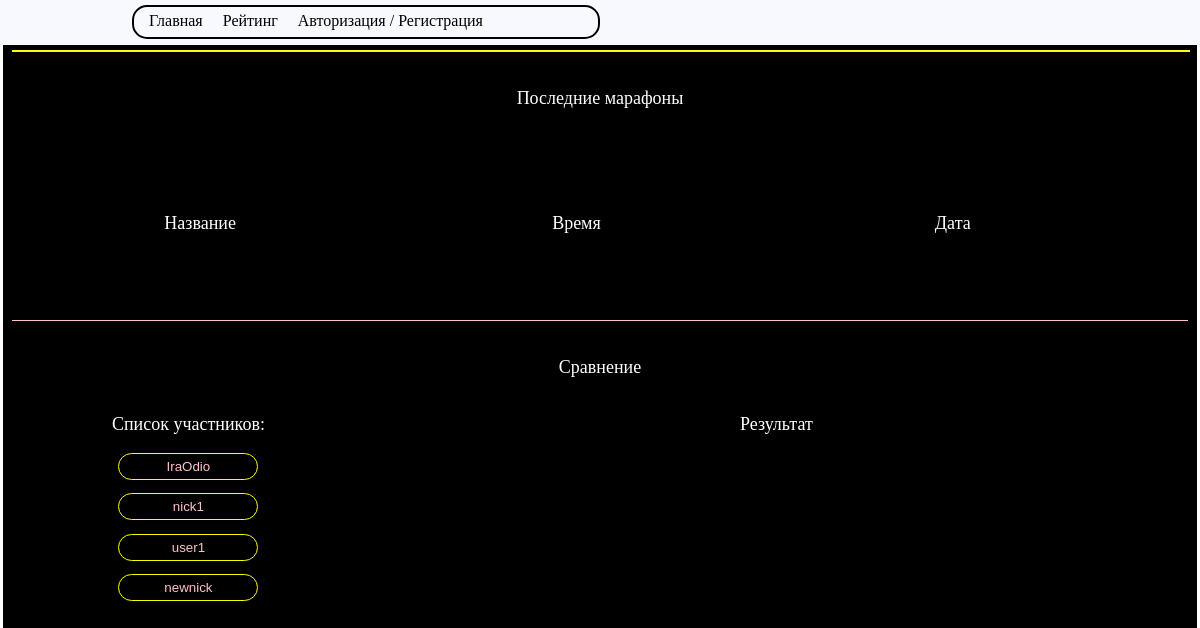
The app's page /profile.php with its own data.
### tables this page shows
CREATE TABLE `user` (
  `id` int(11) NOT NULL,
  `id_account` int(11) NOT NULL,
  `name` varchar(30) DEFAULT NULL,
  `nickname` varchar(30) DEFAULT NULL,
  `age` int(11) DEFAULT NULL,
  `self` text DEFAULT NULL,
  `email` varchar(30) DEFAULT NULL
);

### backend/config/db.php (called while the page is built)
<?php
return [
    'xz' => 'mysql:host=localhost;dbname=goa',
    'user' =>'root',
    'password' =>''
];

### backend/classes/db.php (called while the page is built, shortened)
<?php
class db
{
    protected $pdo;
    protected static $instance;
    protected function __construct()
    {
        try{
            $db = $this->config = require __DIR__.'/../config/db.php';
            $options =[
                \PDO::ATTR_ERRMODE => \PDO::ERRMODE_EXCEPTION,
                \PDO::ATTR_DEFAULT_FETCH_MODE => \PDO::FETCH_ASSOC
            ];
            $this->pdo=new \PDO($db['xz'],$db['user'],$db['password'],$options);
        } catch (\PDOException $e){
            print "Error!: " . $e->getMessage();
        }
    }
    public static function getInstance(){
        if(self::$instance===null){
            self::$instance = new self;
        }
        return self::$instance;
    }
    public function query($sql,$params = []){
        $stmt = $this->pdo->prepare($sql);
        $res= $stmt->execute($params);
        if($res !==false){
            return $stmt->fetchAll();
        }
        return [];
    }
}

### backend/prolog2.php (called while the page is built, shortened)
<?php
$APPLICATION = db::getInstance();

### profile.php (the view, shortened to what this page needs)
<?php include 'backend/prolog2.php' ?>
<?php
$compares = $APPLICATION->query("Select id, nickname from user");
?>
<?php include 'template/header.php' ?>
<div class="content ProfileContent">
<div class="ProfilePage">
    <div class="ProfileRow">
        <div class="ProfileInfo">
        </div>
    </div>
    <div class="ProfileRow">
        <div class="ProfileStat">
            <div class="ProfileStatTitle">
                Последние марафоны
            </div>
            <div class="ProfileStatResultTitle">
                <div class="ProfileStatColumn ProfileStatColumn-Maraphon">
                    Название
                </div>
                <div class="ProfileStatColumn ProfileStatColumn-Score">
                    Время
                </div>
                <div class="ProfileStatColumn ProfileStatColumn-Date">
                    Дата
                </div>
            </div>
        </div>
    </div>
    <div class="ProfileRow">
        <div class="ProfileCompare">
            <div class="ProfileCompareTitle">
                Сравнение
            </div>
            <div class="ProfileCompare-Row">
                <div class="ProfileCompare-Col-3">
                    <div class="ProfileCompare-ListProfiles">
                        <div class="ListProfiles-Title">
                            Список участников:
                        </div>
                        <div class="ListProfiles-Result">
                            <?php foreach ($compares as $item): ?>
                            <button data-us="<?=$item['id'] ?>" onclick="onclickCompare(this)" class="ListProfiles-ButtonProfile"><?=$item['nickname'] ?></button>
                            <?php endforeach; ?>
                        </div>
                    </div>
                </div>
                <div class="ProfileCompare-Col-7">
                    <div class="ListProfiles-Title">
                        Результат <div id="CompareNicknameResultJs" class="CompareNicknameResultJs"></div>
                    </div>
                    <div id="ProfileCompare-Result" class="ProfileCompare-Result">
                    </div>
                </div>
            </div>
        </div>
    </div>
</div>
</div>

### index.css (style rules this page uses)
:root { font-size: 16px; }
body { margin: 0;padding: 0; }

### template/style.css (style rules this page uses)
.content { padding:5px 9px; width: 98%;height: 100vh; margin: 0 auto; }
.ProfileContent { background-color: black; color:white; font-size: 18px; }
.ProfilePage { display: flex; flex-flow: column; }
.ProfileRow { display: flex; flex-flow: row wrap; flex:0 0 100%; }
.ProfileRow + .ProfileRow { margin-top: 1em; }
.ProfileInfo { flex: 0 0 100%; display: flex; flex-flow: row wrap; text-align: center; border:1px solid yellow; }
.ProfileStat { display: flex; flex-flow: row wrap; flex:0 0 100%; text-align: center; height: 250px; overflow: auto; border-bottom: 1px solid pink; }
.ProfileStatTitle { flex:0 0 100%; margin: 1em 0; }
.ProfileStatResultTitle { flex: 0 0 100%; display: flex; flex-flow: row wrap; padding: 1em 0; }
.ProfileStatColumn { display: flex; flex-flow: column; flex: 0 0 32%; }
.ProfileCompare { display: flex; flex-flow: column; flex: 0 0 100%; text-align: center; }
.ProfileCompareTitle { margin: 1em 0; }
.ListProfiles-Title { margin: 1em 0; }
.ListProfiles-Result { display: inline-flex; flex-flow: column; overflow: auto; height: 150px; }
.ListProfiles-ButtonProfile { outline: none; border:1px solid yellow; padding: 5px 45px; background: black; color:pink; border-radius: 15px; cursor: pointer; transition: 0.7s; }
.ListProfiles-ButtonProfile + .ListProfiles-ButtonProfile { margin-top: 1em ; }
.ProfileCompare-Result { overflow: auto; height: 150px; }
.ProfileCompare-Row { display: flex; flex-flow: row wrap; flex:0 0 100%; }
.ProfileCompare-Col-3 { flex:0 0 30%; }
.ProfileCompare-Col-7 { flex:0 0 70%; }

### records on screen
user: nickname "IraOdio"
user: nickname "nick1"
user: nickname "user1"
user: nickname "newnick"
